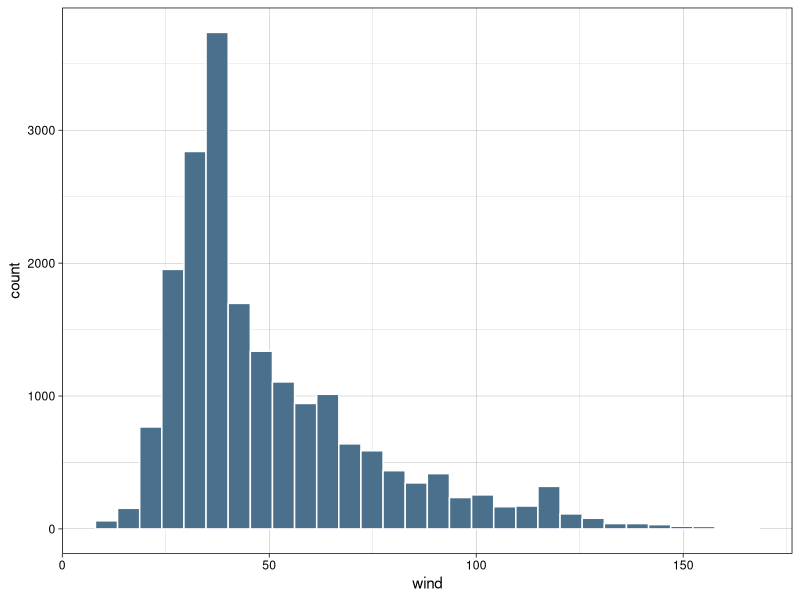
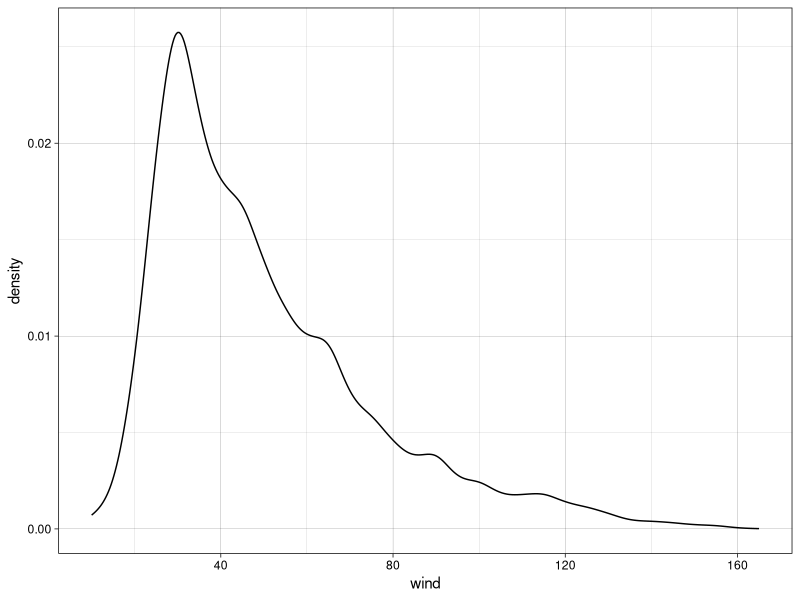

Here is the R script that generated these plots, in order:
## ---- chunk 1
library(tidyverse)

set.seed(0)

theme_linedraw() %+replace% theme(

) -> theme_custom

knitr::opts_chunk$set(
  fig.path = "statistik-1/",
  fig.align = "center",
  fig.retina = 2,
  fig.width = 8,
  results = "markup"
)


storms -> data.long
storms %>% filter(year >= 2010, year < 2020) -> data.short
## ---- chunk 2
tibble(
  code = c(1,2,3,4,5),
  measurement.1 = rnorm(n = 5, mean = 100, sd = 10),
  measurement.2 = rnorm(n = 5, mean = 100, sd = 10),
  measurement.3 = rnorm(n = 5, mean = 100, sd = 10)
) -> wide
## ---- chunk 3
knitr::kable(wide)
## ---- chunk 4
wide %>%
  pivot_longer(
    cols = starts_with("measurement."),
    names_prefix = "measurement.",
    names_to = "measurement"
  ) -> long
## ---- chunk 5
knitr::kable(long)
## ---- chunk 6
c(0, 1,2,3,4,5,6,7,8,9) %>% ifelse(. > 6, yes = 6, no = .)
## ---- chunk 7
data.short %>%
  group_by(year) %>%
  summarize(absolute = n()) %>%
  ungroup() %>%
  arrange(year) %>%
  mutate(
    absolute.cumulative = cumsum(absolute),
    relative = absolute / sum(absolute),
    relative.cumulative = cumsum(relative)
  ) %>% (knitr::kable)
## ---- chunk 8
data.short %>%
  group_by(name) %>%
  summarize(wind.top = max(wind)) %>%
  ungroup() %>%
  arrange(-wind.top) %>%
  top_n(10) %>%
  (knitr::kable)
## ---- chunk 9
data.long %>%
  mutate(
    decade = cut(
      year,
      breaks = seq(1970, 2030, 10),
      labels = paste0(seq(1970, 2020, 10), "s"),
      include.lowest = TRUE,
      right = FALSE
    )
  ) %>%
  group_by(decade) %>% summarize(top.wind = max(wind)) %>%
  (knitr::kable)
## ---- chunk 10
mean(data.long$pressure)
## ---- chunk 11
data.long %>% group_by(month) %>% summarize(n = n()) %>% arrange(-n) %>% top_n(1)
## ---- chunk 12
median(data.long$pressure)
## ---- chunk 13
range(c(1,2,2,4,5,5,7,8,9))
## ---- chunk 14
quantile(data.long$pressure, probs = seq(1/5, 5/5, 1/5)) #quintile
## ---- chunk 15
IQR(data.long$pressure)
## ---- chunk 16
var(data.long$pressure)
## ---- chunk 17
sd(data.long$pressure)
## ---- chunk 18
sd(data.long$pressure) / mean(data.long$pressure)
## ---- chunk 19
data.long %>%
  ggplot(aes(x = wind)) +
  geom_histogram(bins = 30, color = "white", fill = "skyblue4") +
  theme_custom
## ---- chunk 20
data.long %>%
  ggplot(aes(x = wind)) +
  geom_density() +
  theme_custom
## ---- chunk 21
data.short %>% select(wind) %>%
  mutate(wind.z = (wind - mean(wind))/sd(wind))
## ---- chunk 22
data.short %>% select(wind) %>%
  mutate(
    wind.z = (wind - mean(wind))/sd(wind),
    wind.pr = pnorm(wind.z)
  )
## ---- chunk 23
tibble(x = floor(runif(n = 10, min = 1, max = 6))) %>% arrange(x) -> data.rbn
data.rbn
## ---- chunk 24
data.rbn %>% mutate(n = row_number()) -> data.rbn
data.rbn
## ---- chunk 25
data.rbn %>% group_by(x) %>% mutate(r = mean(n)) %>% ungroup() -> data.rbn
data.rbn
## ---- chunk 26
data.rbn %>% mutate(
  p = (r - 0.5)/max(n),
  z = qnorm(p)
) -> data.rbn
data.rbn
